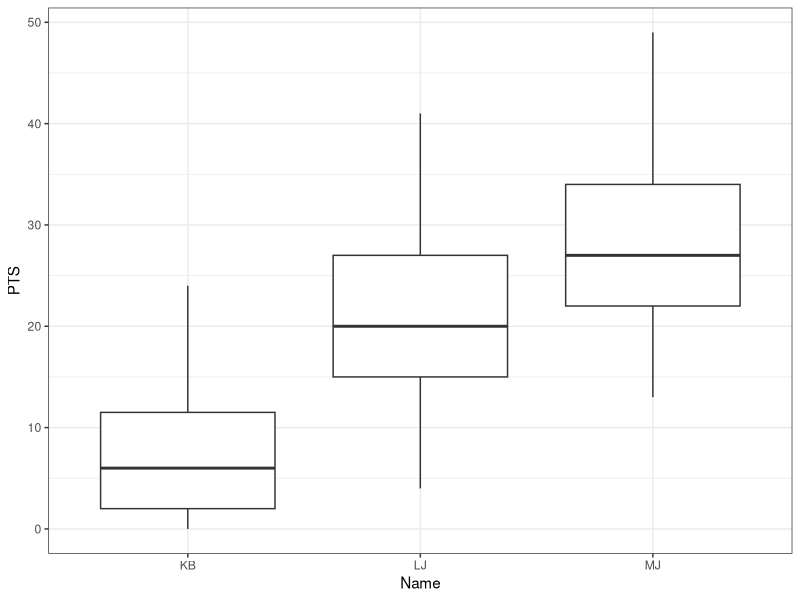

Write the R code that produced this figure.
## ---- chunk 1
library(readxl)      ## Data Extraction      --- E
library(dplyr)       ## Data Transformation  --- T
library(ggplot2)     ## Data Visualization   --- V
## ---- chunk 2
nba_df <- read_xlsx("nba_data.xlsx", sheet = "modern_nba_legends_08302019")
## ---- chunk 3
glimpse(nba_df)
## ---- chunk 4
season_1_df <- nba_df %>% 
  filter(Season == "season_1")
## ---- chunk 5
season_1_df %>% 
  ggplot(aes(x = Name, y = PTS)) +
  geom_boxplot() +
  theme_bw() 
